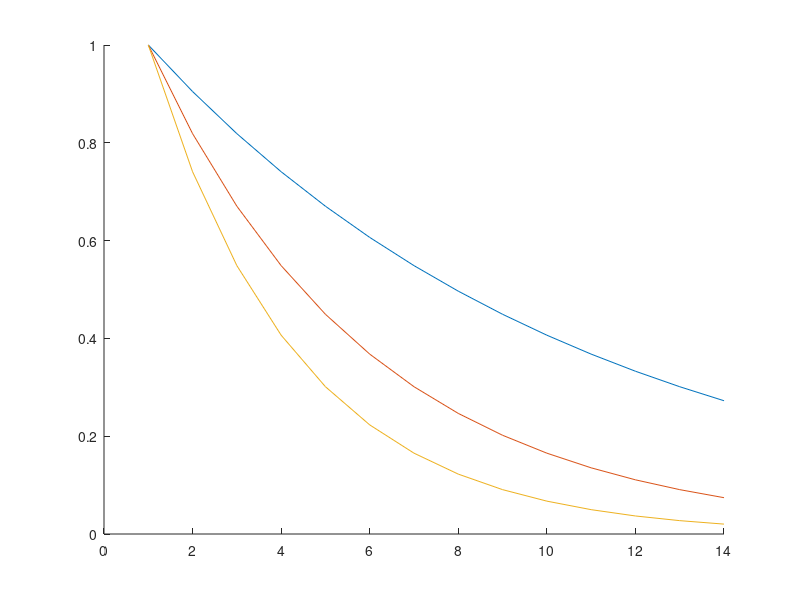

MATLAB code for this plot: (Note: this script raises an error after producing the figure.)
%% Simulated data (applied in Supporting Information - Section A)
clc;
clear;
%close all;
file_path = fileparts(mfilename('fullpath'));

%%
rng(1)
%%%%%%%%%%%%%%%%%%
n = 14;
% n = 20;
b = 0:n-1;
pn = 10;
ppm = linspace(0.05,0.95,pn);
IndFre = {[1,3,10],[2,5,7], [4,6,8,9]};

alpha = [0.1,0.2,0.3];
cn = length(alpha);
%%%%%%%%%%%%%%%%%%
Aksave = zeros(pn,length(alpha));

for it = 1:cn
    DifC(:,it) = exp(-alpha(it)*b.' );
    ind_tmp = IndFre{it};
    Amp{it}= 1.0;
    tmp = zeros(1,pn);
    tmp(ind_tmp) = Amp{it};
    FC(it,:) = tmp;
    Aksave(IndFre{it},it) = Amp{it};
end
figure,hold on,
plot(DifC)
DOSYExp = DifC * FC;

normedDOSYExp = max(DOSYExp(:));
DOSYExp = DOSYExp/normedDOSYExp;
sigma2 = 0.1;
% sigma2 = 0.015;
% sigma2 = 0.0;
noise =  sigma2*randn(size(DOSYExp));
DOSYExp_noise = DOSYExp + noise;

S = DOSYExp_noise;
S = S.';
idx_peaks = 1:size(S,1);

Aksave = Aksave.';

%%%%%%%%%%%%%%%%%%%%%%%%%%%%%%
Nf = size(FC,2);
ff = 0:1/Nf:1-1/Nf;
sgm_d = 0.01; sgm_f = 0.01; diff_v = linspace(0,0.5,100); 
ContourLevel = 40;
Spec_grid = Par2Spectr_DOSY_nfreq(alpha,DifC,FC,1:Nf, sgm_d, sgm_f, diff_v, ff);
Draw_DOSY_Contour(Spec_grid, alpha, diff_v, ff, ContourLevel);

save([file_path,'\testdataSigma',...
    num2str(sigma2),'.mat'],'S','b','idx_peaks','ppm')
save([file_path,'\trueparaSigma',...
    num2str(sigma2),'.mat'],'alpha','Aksave')

return
